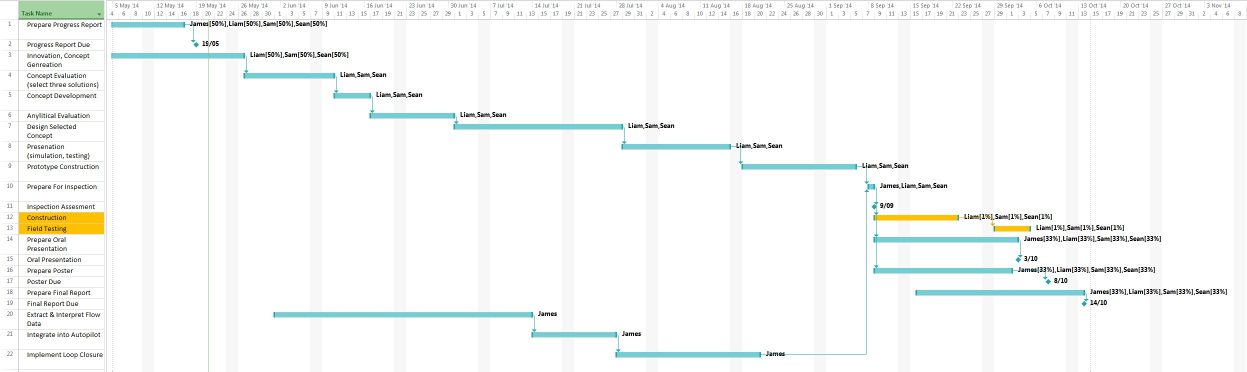
//> input picture report/ganttchart.jpg, 2494 x 743 px (shown at 1/2 size)
$ ./matcher_simple ../report/ganttchart.jpg ../report/ganttchart.jpg   (built with g++ and OpenCV 4, older OpenCV classes emulated)
//> lines starting //> are read from the running program, lines starting //| are printed output that depends on the picture
#include <stdio.h>
#include <opencv2/core/core.hpp>
#include <opencv2/features2d/features2d.hpp>
#include <opencv2/highgui/highgui.hpp>
#include <opencv2/imgcodecs/imgcodecs.hpp>

using namespace cv;

static void help()
{
    printf("\nThis program demonstrates using features2d detector, descriptor extractor and simple matcher\n"
            "Using the SURF desriptor:\n"
            "\n"
            "Usage:\n matcher_simple <image1> <image2>\n");
}

int main(int argc, char** argv)
{
    if(argc != 3)
    {
        help();
        return -1;
    }

    Mat img1 = imread(argv[1], IMREAD_GRAYSCALE);
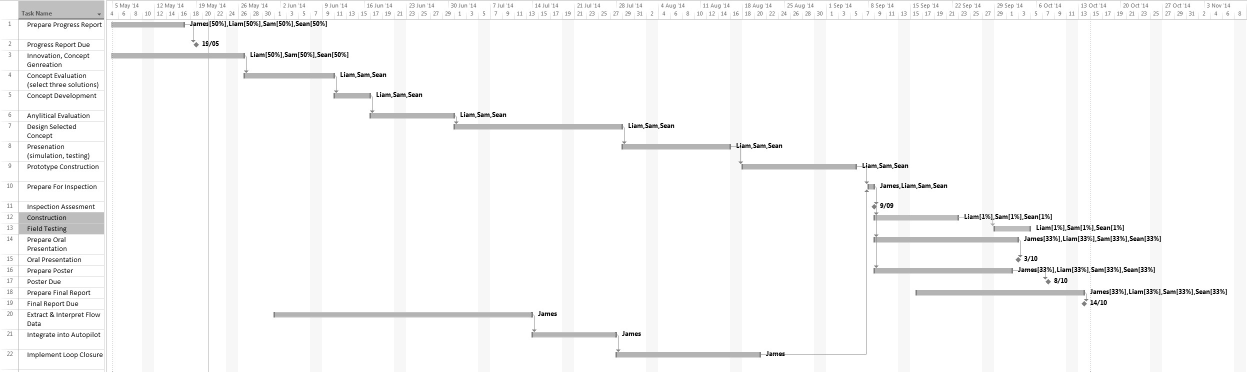
//> img1: 743 rows x 2494 cols, CV_8UC1 (shown at 1/2 size); min 0, max 255, mean 248.1
    Mat img2 = imread(argv[2], IMREAD_GRAYSCALE);
    if(img1.empty() || img2.empty())
    {
        printf("Can't read one of the images\n");
        return -1;
    }

    // detecting keypoints
    BRISK detector(400);
    std::vector<KeyPoint> keypoints1, keypoints2;
    detector.detect(img1, keypoints1);
//> keypoints1 = 0 keypoints
    detector.detect(img2, keypoints2);
//> keypoints2 = 0 keypoints

    // computing descriptors
    BRISK extractor;
    Mat descriptors1, descriptors2;
    extractor.compute(img1, keypoints1, descriptors1);
//> descriptors1 = empty
    extractor.compute(img2, keypoints2, descriptors2);
//> descriptors2 = empty

    // matching descriptors
    BFMatcher matcher(NORM_L2);
    std::vector<DMatch> matches;
    matcher.match(descriptors1, descriptors2, matches);
//> matches = 0 matches

    // drawing the results
    namedWindow("matches", 1);
    Mat img_matches;
    drawMatches(img1, keypoints1, img2, keypoints2, matches, img_matches);
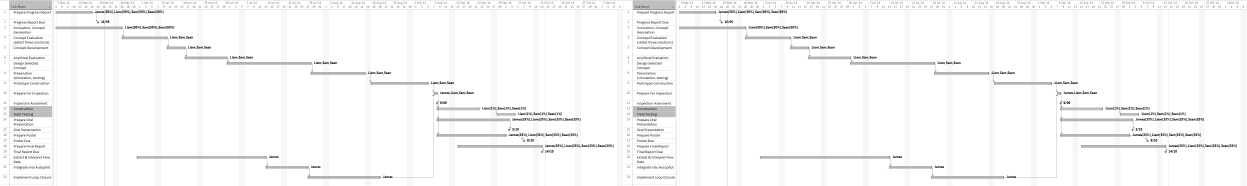
//> img_matches: 743 rows x 4988 cols, CV_8UC3 (shown at 1/4 size); min 0, max 255, mean 248.1
    imshow("matches", img_matches);
    waitKey(0);

    return 0;
}
